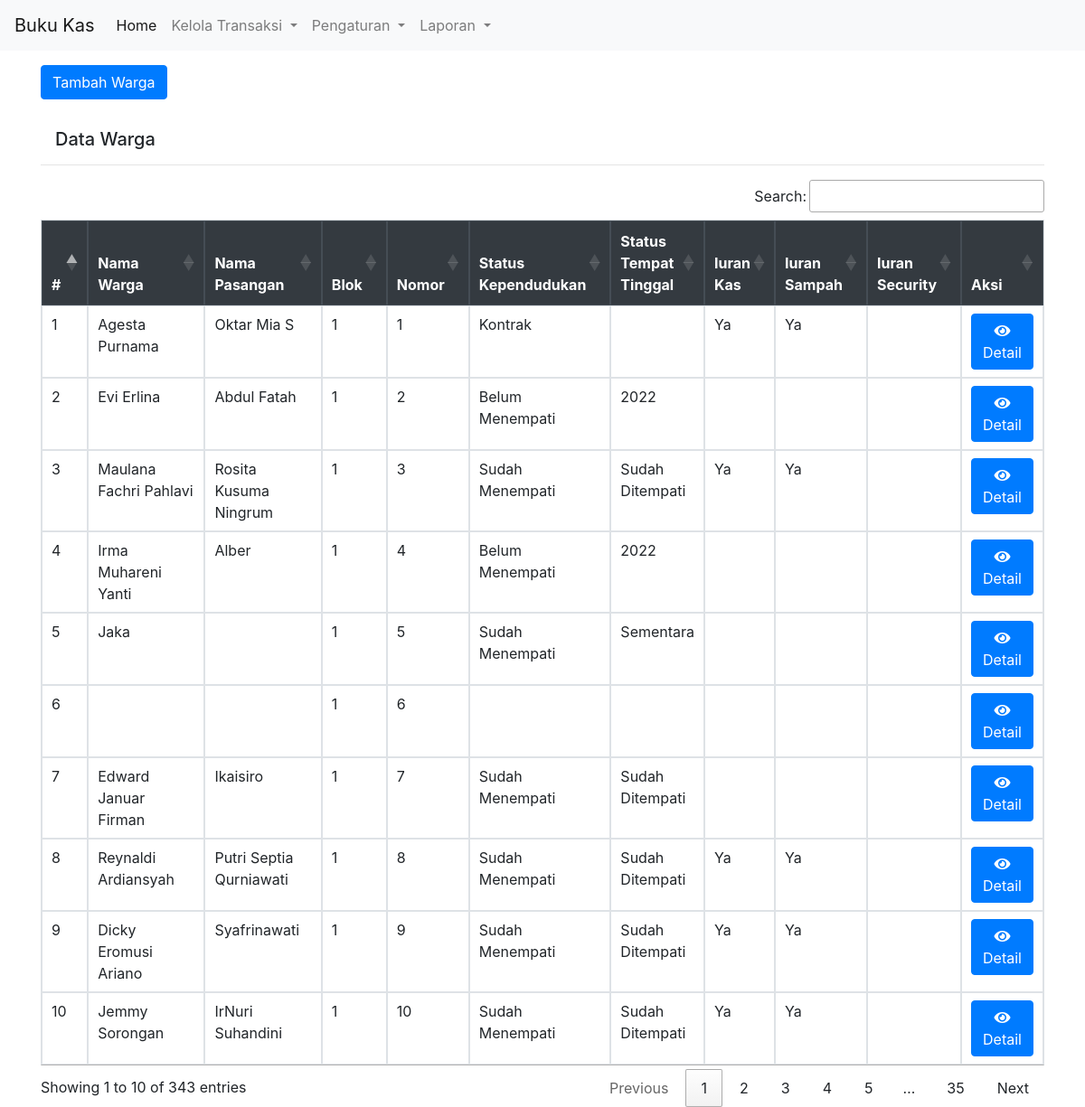
/warga.php, run on the app's committed database.
### tables this page shows
CREATE TABLE `imported_report` (
  `id` int(11) NOT NULL AUTO_INCREMENT,
  `no_id` int(11) DEFAULT NULL,
  `name` varchar(50) DEFAULT NULL,
  `spouse` varchar(50) DEFAULT NULL,
  `block` varchar(6) DEFAULT NULL,
  `rNo` varchar(6) DEFAULT NULL,
  `kependudukan` varchar(50) DEFAULT NULL,
  `status` varchar(50) DEFAULT NULL,
  `kas` varchar(5) DEFAULT NULL,
  `sampah` varchar(5) DEFAULT NULL,
  `security` varchar(5) DEFAULT NULL,
  `date_upload` datetime DEFAULT NULL,
  `date_update` timestamp NULL DEFAULT NULL ON UPDATE current_timestamp(),
  PRIMARY KEY (`id`),
  KEY `no_id` (`no_id`)
);

### warga.php (the view, shortened to what this page needs)
<!DOCTYPE html>
<html lang="en">
<head>
    <link rel="stylesheet" href="https://use.fontawesome.com/releases/v5.6.3/css/all.css" />
    <link rel="stylesheet" href="https://stackpath.bootstrapcdn.com/bootstrap/4.3.1/css/bootstrap.min.css" />
    <link rel="stylesheet" href="https://cdn.jsdelivr.net/npm/bootstrap@4.5.3/dist/css/bootstrap.min.css" />
    <link rel="stylesheet" href="https://cdn.datatables.net/1.10.22/css/jquery.dataTables.min.css" />
    <link rel="stylesheet" type="text/css"
        href="https://cdn.datatables.net/v/dt/jqc-1.12.4/dt-1.10.22/b-1.6.5/b-html5-1.6.5/cr-1.5.2/fh-3.1.7/r-2.2.6/rg-1.1.2/sb-1.0.0/datatables.min.css" />
    <link rel="stylesheet"
        href="https://cdnjs.cloudflare.com/ajax/libs/bootstrap-datepicker/1.9.0/css/bootstrap-datepicker.min.css"
 />
</head>
<body>
    <?php include 'navbar.php'; ?>
    <div class="container">
        <a href="create_warga.php" class="btn btn-primary my-3">Tambah Warga</a>
        <div class="row">
            <div class="col-lg">
                <h5 class="row mt-3 ml-3">Data Warga</h5>
                <hr>
                <div class="row">
                    <div class="col-md">
                        <table class="table table-bordered mt-3" id="myTable">
                            <thead class="thead-dark">
                                <tr>
                                    <th scope="col">#</th>
                                    <th scope="col">Nama Warga</th>
                                    <th scope="col">Nama Pasangan</th>
                                    <th scope="col">Blok</th>
                                    <th scope="col">Nomor</th>
                                    <th scope="col">Status Kependudukan</th>
                                    <th scope="col">Status Tempat Tinggal</th>
                                    <th scope="col">Iuran Kas</th>
                                    <th scope="col">Iuran Sampah</th>
                                    <th scope="col">Iuran Security</th>
                                    <th scope="col">Aksi</th>
                                </tr>
                            </thead>
                            <tbody>
                                <?php
                                include 'config.php';
                                $i = 1;
                                $sql = "select * from imported_report";
                                if ($result = $conn->query($sql)) {
                                    while ($row = $result->fetch_assoc()) {
                                ?>
                                <tr>
                                    <td><?= $i++; ?></td>
                                    <td><?= $row['name']; ?></td>
                                    <td><?= $row['spouse']; ?></td>
                                    <td><?= $row['block']; ?></td>
                                    <td><?= $row['rNo']; ?></td>
                                    <td><?= $row['kependudukan']; ?></td>
                                    <td><?= $row['status']; ?></td>
                                    <td><?= $row['kas']; ?></td>
                                    <td><?= $row['sampah']; ?></td>
                                    <td><?= $row['security']; ?></td>
                                    <td><a href="detail-warga.php?no_id=<?= $row['no_id']; ?>"
                                            class="btn btn-primary"><span class="fas fa-eye"></span>
                                            Detail</a></td>
                                </tr>
                                <?php
                                    }
                                };
                                ?>
                            </tbody>
                        </table>
                    </div>
                </div>
            </div>
        </div>
    </div>
</body>
</html>

### data on the page
imported_report: name "Agesta Purnama", spouse "Oktar Mia S", block "1", rNo "1", kependudukan "Kontrak", kas "Ya", sampah "Ya"
imported_report: name "Evi Erlina", spouse "Abdul Fatah", block "1", rNo "2", kependudukan "Belum Menempati", status "2022"
imported_report: name "Maulana Fachri Pahlavi", spouse "Rosita Kusuma Ningrum", block "1", rNo "3", kependudukan "Sudah Menempati", status "Sudah Ditempati", kas "Ya", sampah "Ya"
imported_report: name "Irma Muhareni Yanti", spouse "Alber", block "1", rNo "4", kependudukan "Belum Menempati", status "2022"
imported_report: name "Jaka", block "1", rNo "5", kependudukan "Sudah Menempati", status "Sementara"
imported_report: block "1", rNo "6"
imported_report: name "Edward Januar Firman", spouse "Ikaisiro", block "1", rNo "7", kependudukan "Sudah Menempati", status "Sudah Ditempati"
imported_report: name "Reynaldi Ardiansyah", spouse "Putri Septia Qurniawati", block "1", rNo "8", kependudukan "Sudah Menempati", status "Sudah Ditempati", kas "Ya", sampah "Ya"
imported_report: name "Dicky Eromusi Ariano", spouse "Syafrinawati", block "1", rNo "9", kependudukan "Sudah Menempati", status "Sudah Ditempati", kas "Ya", sampah "Ya"
imported_report: name "Jemmy Sorongan", spouse "IrNuri Suhandini", block "1", rNo "10", kependudukan "Sudah Menempati", status "Sudah Ditempati", kas "Ya", sampah "Ya"
